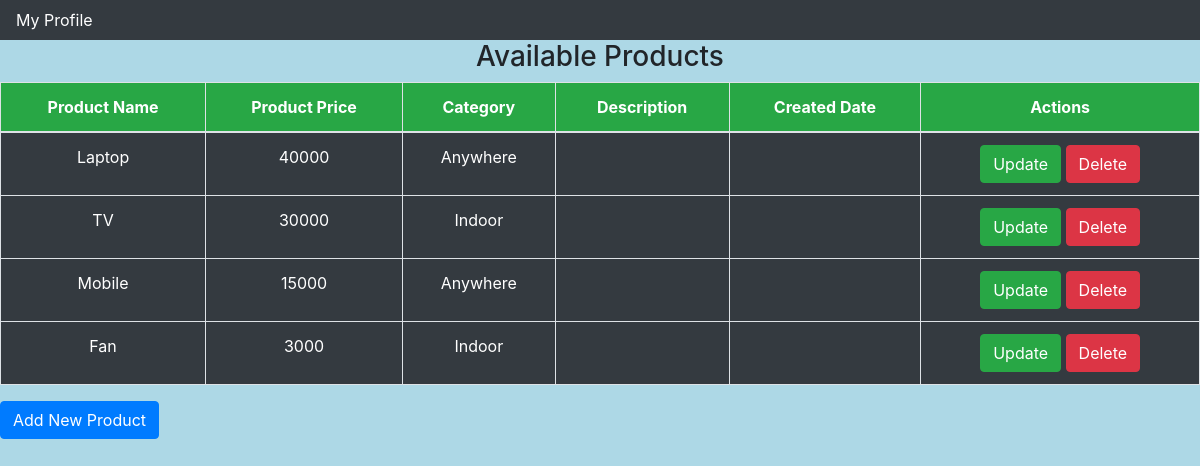
The app's page /product/ with its own data.
### crmapps/models.py (models this page shows, shortened)
class Products(models.Model):
    CATEGORY_CHOICE = (
        ('Indoor','Indoor'),
        ('Outdoor','Outdoor'),
        ('Anywhere','Anywhere')
    )
    name = models.CharField(max_length = 100)
    price = models.IntegerField()
    description = models.CharField(max_length = 100)
    order_date = models.DateField(auto_now = True)
    category = models.CharField(choices=CATEGORY_CHOICE,max_length = 100)

### crmapps/views.py (the view)
# urls.py: path('product/',views.product,name='product'),
def product(request):
    products = Products.objects.all()
    context = {'products': products}
    return render(request, 'accounts/product.html', context)

### templates/accounts/product.html (shortened to what this page needs)
{% extends 'accounts/base.html' %}
{% block content %}
{% if products %}
    <h3 class="text-center">Available Products</h3>
    <table class="table text-white table-bordered text-center">
    <thead class="bg-success">
    <tr>
        <th>Product Name</th>
        <th>Product Price</th>
        <th>Category</th>
        <th>Description</th>
        <th>Created Date</th>
        <th>Actions</th>
    </tr>
    </thead>
    <tbody class="bg-dark">
    {% for i in products %}
        <tr>
        <td>{{ i.name }}</td>
        <td>{{ i.price }}</td>
        <td>{{ i.category }}</td>
        <td>{{ i.decription }}</td>
        <td>{{ i.created_date }}</td>
        <td>
            <a href="{% url 'update_product' i.id %}" class="btn btn-success">Update</a>
            <a href="{% url 'delete_product' i.id %}" class="btn btn-danger">Delete</a>
        </td>
        </tr>
    {% endfor %}
    </tbody>
    </table>
    <a href=" {% url 'add_product' %}" class="btn btn-primary text-white">Add New Product</a>
{% else %}
    <h2>No Products Available</h2>
{% endif %}
{% endblock %}

### templates/accounts/product.html (style rules this page uses)
body { background-color: lightblue; }

### records on screen
Products: name "Laptop", price "40000", category "Anywhere"
Products: name "TV", price "30000", category "Indoor"
Products: name "Mobile", price "15000", category "Anywhere"
Products: name "Fan", price "3000", category "Indoor"
